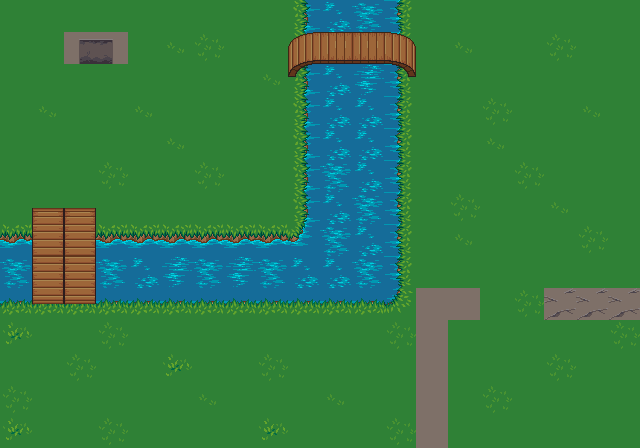

Tiled map render using the project's own tile images. Description and the map definition, with tile-layer contents summarised, below:
An orthogonal 20x14 tile map with 32x32 px tiles, 2 tile layers (grass and water, bridge), 5 tilesets and 24 objects (2x blocking, death, changeMap, winGame, blockUntilClear, ...).

<map version="1.0" orientation="orthogonal" renderorder="right-down" width="20" height="14" tilewidth="32" tileheight="32" nextobjectid="52">
 <tileset firstgid="1" source="grass.tsx" />
 <tileset firstgid="19" source="water.tsx" />
 <tileset firstgid="37" source="bridges.tsx" />
 <tileset firstgid="79" source="watergrass.tsx" />
 <tileset firstgid="97" source="cement.tsx" />
 <layer name="grass and water" width="20" height="14">
  <data>[280 cells, 280 non-empty, 15 distinct tile ids]</data>
 </layer>
 <layer name="bridge" width="20" height="14">
  <data>[280 cells, 16 non-empty, 10 distinct tile ids]</data>
 </layer>
 <objectgroup name="collision">
  <object id="12" x="96.3288" y="297.421" width="319.616" height="12.8734" />
  <object id="14" x="397.301" y="77.2406" width="17.7565" height="220.18" />
  <object id="16" x="289.43" y="78.1285" width="22.1956" height="174.013" />
  <object id="19" x="289.43" y="67.3672" width="125.627" height="25.7469" />
  <object id="20" x="96.3288" y="225.951" width="213.522" height="23.0834" />
  <object id="21" x="96.7728" y="228.615" width="23.9712" height="78.1285" />
  <object id="22" x="-37.2886" y="225.063" width="68.8063" height="84.3432" />
  <object id="24" x="416.833" y="289.43" width="62.5916" height="30.186" />
  <object id="25" x="417.277" y="315.948" width="29.7421" height="136.725" />
  <object id="26" x="543.718" y="287.43" width="131.398" height="31.5177" />
  <object id="28" x="640.643" y="-42.9585" width="23.347" height="553.792" />
  <object id="29" x="-36.6087" y="-23.2964" width="775.439" height="20.8004" />
  <object id="30" x="-19.585" y="-58.2411" width="18.3044" height="573.259" />
  <object id="31" x="-111.49" y="447.897" width="853.648" height="16.6403" />
  <object id="46" name="blocking" x="475" y="301" width="75" height="17" />
  <object id="51" name="blocking" x="336" y="292" width="19" height="207" />
 </objectgroup>
 <objectgroup name="events">
  <object id="32" name="death" x="65.7293" y="32.4486" width="59.9052" height="32.4486" />
  <object id="36" name="changeMap" x="560" y="399" width="69" height="38" />
  <object id="42" name="winGame" x="352" y="409" width="50" height="28" />
  <object id="47" name="blockUntilClear" x="468" y="273" width="90" height="49" />
 </objectgroup>
 <objectgroup name="markers">
  <object id="33" name="playerStart" x="534.154" y="141.443" />
  <object id="35" name="MaskAlfred" type="worm" x="277.061" y="373.575" />
  <object id="39" name="BietKalle" type="bee" x="196" y="162" />
  <object id="43" name="GhostViktor" type="ghost" x="41" y="406" />
 </objectgroup>
</map>
